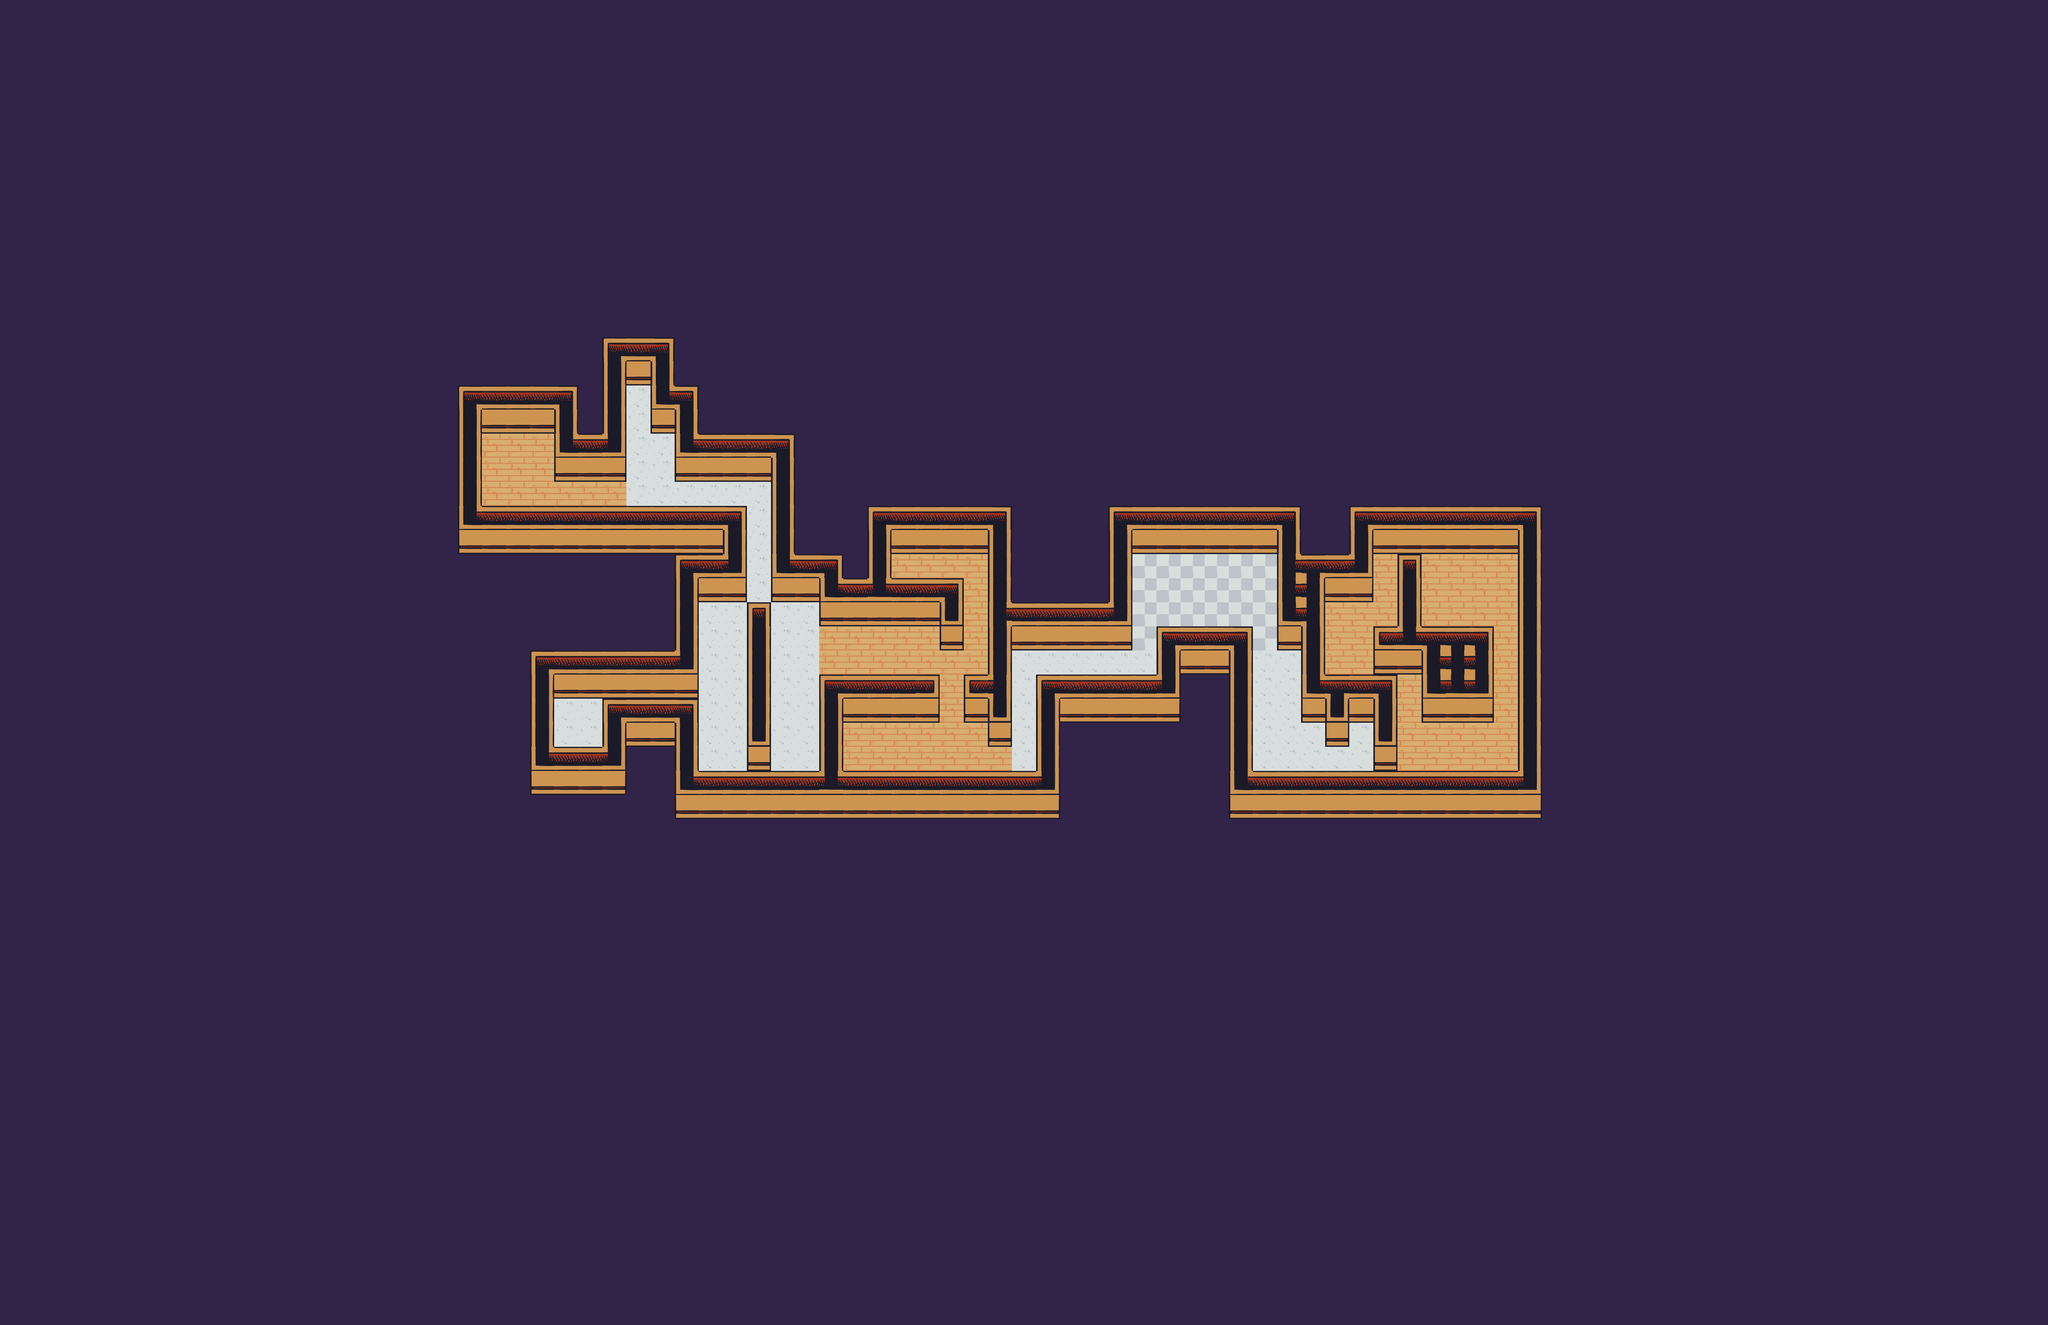

This is a level from a 2D game, rendered from its Tiled map with the project's own tilesets. A one-line summary and the map file follow, with tile-layer data summarised:
An orthogonal 85x55 tile map with 64x64 px tiles, 3 tile layers (floor_layer, wall_layer, ceiling_layer) and 46 objects (4x chair, 3x fridge, 3x closet, 2x radio, 2x target, ...).

<map version="1.0" orientation="orthogonal" width="85" height="55" tilewidth="64" tileheight="64">
 <tileset firstgid="1" name="tileset" tilewidth="64" tileheight="64">
  <image source="tileset.png" width="1536" height="64" />
  <tile id="19">
   <properties>
    <property name="blocked" value="true" />
   </properties>
  </tile>
  <tile id="20">
   <properties>
    <property name="blocked" value="true" />
   </properties>
  </tile>
  <tile id="21">
   <properties>
    <property name="blocked" value="true" />
   </properties>
  </tile>
  <tile id="22">
   <properties>
    <property name="blocked" value="true" />
   </properties>
  </tile>
 </tileset>
 <layer name="floor_layer" width="85" height="55">
  <data>[4675 cells, 4675 non-empty, 3 distinct tile ids]</data>
 </layer>
 <layer name="wall_layer" width="85" height="55">
  <data>[4675 cells, 225 non-empty, 4 distinct tile ids]</data>
 </layer>
 <layer name="ceiling_layer" width="85" height="55">
  <data>[4675 cells, 4378 non-empty, 16 distinct tile ids]</data>
 </layer>
 <objectgroup name="player_start" width="85" height="55">
  <object x="1472" y="1920" width="64" height="64" />
 </objectgroup>
 <objectgroup name="tenant_spots" width="85" height="55">
  <object name="patrol_1_2" x="1920" y="2048" width="64" height="64" />
  <object name="patrol_1_3" x="1920" y="1600" width="64" height="64" />
  <object name="patrol_1_4" x="2048" y="1600" width="64" height="64" />
  <object name="patrol_1_1" x="2048" y="2048" width="64" height="64" />
  <object name="patrol_2_2" x="2304" y="1728" width="64" height="64" />
  <object name="patrol_2_1" x="2432" y="1536" width="64" height="64" />
  <object name="patrol_3_1" x="2624" y="1984" width="64" height="64" />
  <object name="patrol_3_2" x="2304" y="1984" width="64" height="64" />
  <object name="patrol_4_1" x="3072" y="1472" width="64" height="64" />
  <object name="patrol_5_1" x="3264" y="1472" width="64" height="64" />
  <object name="patrol_4_2" x="3072" y="1600" width="64" height="64" />
  <object name="patrol_5_2" x="3264" y="1600" width="64" height="64" />
  <object name="patrol_6_1" x="3584" y="1920" width="64" height="64" />
  <object name="patrol_6_2" x="3520" y="1984" width="64" height="64" />
  <object name="patrol_8_1" x="3968" y="1728" width="64" height="64" />
  <object name="patrol_8_2" x="3840" y="1984" width="64" height="64" />
  <object name="patrol_7_1" x="3712" y="1472" width="64" height="64" />
  <object name="patrol_9_1" x="1600" y="1280" width="64" height="64" />
  <object name="patrol_9_2" x="1536" y="1280" width="64" height="64" />
 </objectgroup>
 <objectgroup name="interactable_objects" width="85" height="55">
  <object name="chair" x="2176" y="1664" width="64" height="64" />
  <object name="fridge" x="2368" y="1472" width="64" height="64" />
  <object name="fridge" x="2432" y="1472" width="64" height="64" />
  <object name="bin" x="2560" y="1920" width="64" height="64" />
  <object name="radio" x="2880" y="1728" width="64" height="64" />
  <object name="closet" x="3008" y="1472" width="64" height="64" />
  <object name="chair" x="2944" y="1728" width="64" height="64" />
  <object name="closet" x="3328" y="1472" width="64" height="64" />
  <object name="target" x="3904" y="1536" width="64" height="64" />
  <object name="chair" x="3456" y="1920" width="64" height="64" />
  <object name="tv" x="3520" y="1600" width="64" height="64" />
  <object name="chair" x="3584" y="1600" width="64" height="64" />
  <object name="tv" x="1664" y="1024" width="64" height="64" />
  <object name="fridge" x="1728" y="1152" width="64" height="64" />
  <object name="target" x="1344" y="1152" width="64" height="64" />
  <object name="closet" x="1408" y="1152" width="64" height="64" />
  <object name="radio" x="1280" y="1152" width="64" height="64" />
 </objectgroup>
 <objectgroup name="tenant_startingpoints" width="85" height="55">
  <object name="tenant1" x="1984" y="2048" width="64" height="64" />
  <object name="tenant2" x="2560" y="1600" width="64" height="64" />
  <object name="tenant3" x="2496" y="1984" width="64" height="64" />
  <object name="tenant4" x="3072" y="1536" width="64" height="64" />
  <object name="tenant5" x="3264" y="1536" width="64" height="64" />
  <object name="tenant6" x="3584" y="1984" width="64" height="64" />
  <object name="tenant7" x="3776" y="1472" width="64" height="64" />
  <object name="tenant8" x="3968" y="1984" width="64" height="64" />
  <object name="tenant9" x="1536" y="1280" width="64" height="64" />
 </objectgroup>
</map>